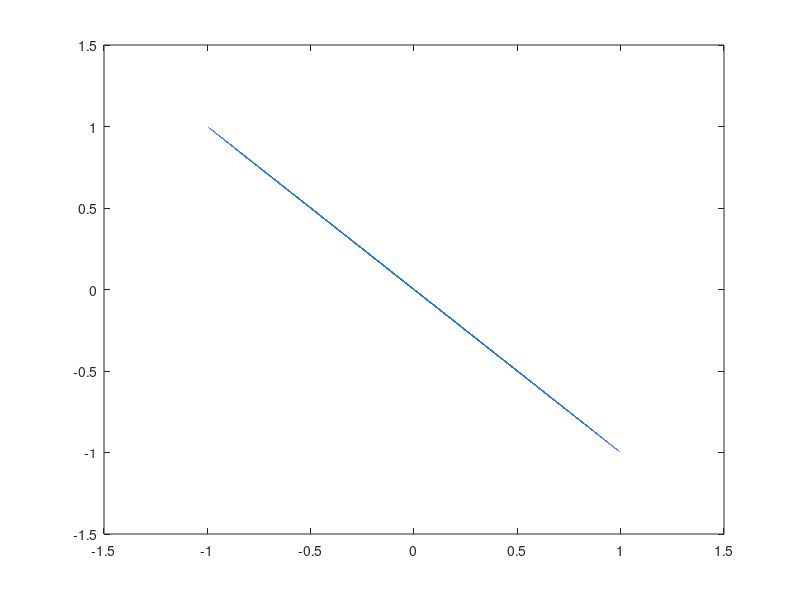

Source code (MATLAB):
clear; clf; hold off; n=0; h=0.0001;
% Constantes del Sistema
 m1=1; l=1; k1=m1*l^2;
% Constantes para cambiar
 m2=1; n=1; k2=m2*n^2;
% Condiciones Iniciales
x = 1; vx = 0; y =-1; vy = 0;
ax = -k1*x/m1;  
ay = -k2*y/m2; 
tfin=100; n=0;
% Inicio de la Simulacion
px(1)=x; py(1)=y;
for t=0:h:tfin
    n  = n+1;
    ax =-k1*x/m1;
    vx = vx + ax*h;
    x  = x  + vx*h;
    ay =-k2*y/m2;
    vy = vy + ay*h;
    y  = y  + vy*h;
    px(n+1)=x;
    py(n+1)=y;
end
plot(px,py)